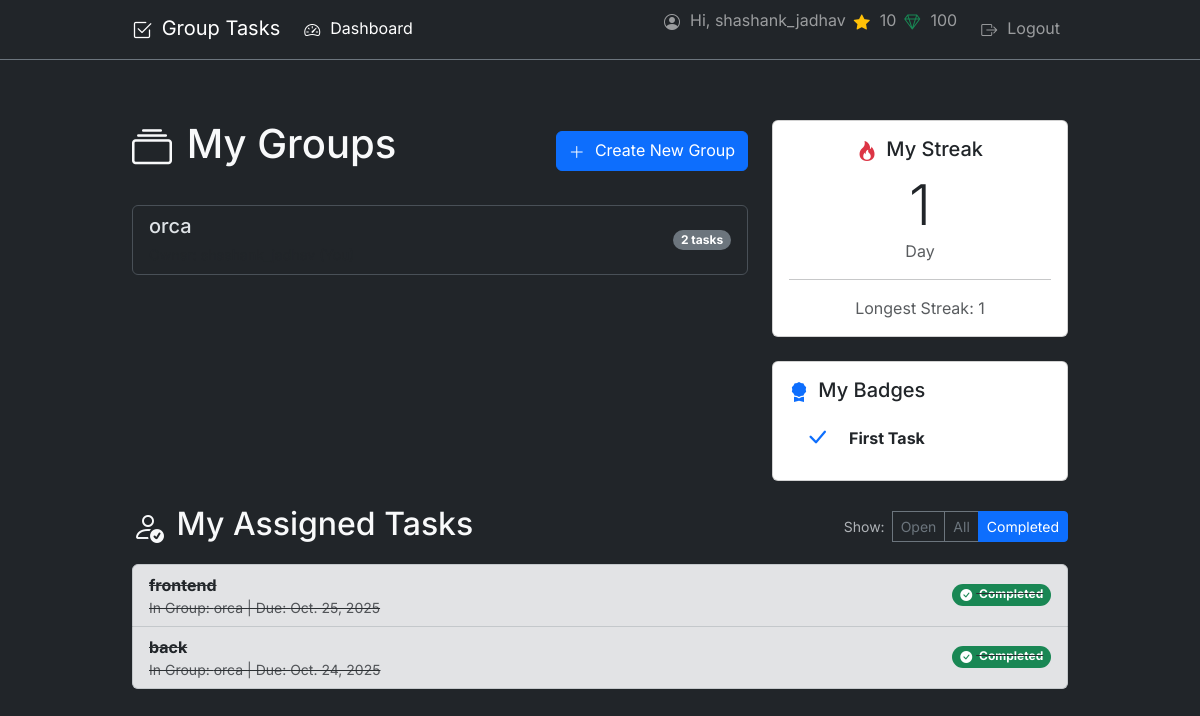
The page /?status=completed (signed in) on the database its author committed.
### tasks/models.py (models this page shows, shortened)
class Profile(models.Model):
    user = models.OneToOneField(User, on_delete=models.CASCADE)
    coins = models.IntegerField(default=100)
    points = models.IntegerField(default=0)
    current_streak = models.IntegerField(default=0)
    longest_streak = models.IntegerField(default=0)
    last_completion_date = models.DateField(null=True, blank=True)
    badges = models.ManyToManyField(Badge, blank=True)

class Group(models.Model):
    name = models.CharField(max_length=100)
    description = models.TextField(blank=True, null=True)
    owner = models.ForeignKey(
        User,
        related_name='owned_groups',
        on_delete=models.CASCADE
    )
    members = models.ManyToManyField(
        User,
        related_name='task_groups'
    )
    created_at = models.DateTimeField(auto_now_add=True)

class Badge(models.Model):
    name = models.CharField(max_length=100, unique=True)
    description = models.TextField()
    icon_class = models.CharField(max_length=50, help_text="e.g., 'bi-star-fill'") # Bootstrap icon class

class Task(models.Model):
    STATUS_OPEN = 'open'
    STATUS_PENDING_REVIEW = 'pending'
    STATUS_NEEDS_REVISION = 'revision'
    STATUS_COMPLETE = 'complete'
    STATUS_CHOICES = [
        (STATUS_OPEN, 'Open'),
        (STATUS_PENDING_REVIEW, 'Pending Review'),
        (STATUS_NEEDS_REVISION, 'Needs Revision'),
        (STATUS_COMPLETE, 'Completed'),
    ]
    group = models.ForeignKey(
        Group,
        related_name='tasks',
        on_delete=models.CASCADE
    )
    title = models.CharField(max_length=200)
    description = models.TextField(blank=True, null=True)
    assigned_to = models.ForeignKey(
        User,
        related_name='assigned_tasks',
        on_delete=models.SET_NULL,
        null=True,
        blank=True
    )
    creator = models.ForeignKey(
        User,
        related_name='created_tasks',
        on_delete=models.CASCADE
    )
    due_date = models.DateField(null=True, blank=True)
    status = models.CharField(
        max_length=10,
        choices=STATUS_CHOICES,
        default=STATUS_OPEN
    )
    requires_proof = models.BooleanField(default=False)
    created_at = models.DateTimeField(auto_now_add=True)
    updated_at = models.DateTimeField(auto_now=True)
    @property
    def is_overdue(self):
        if self.due_date and self.status != self.STATUS_COMPLETE:
            return self.due_date < timezone.now().date()
        return False
    @property
    def is_complete(self):
        return self.status == self.STATUS_COMPLETE

### tasks/views.py (the view)
# urls.py: path('', views.dashboard, name='dashboard'),
@login_required
def dashboard(request):
    user = request.user
    if not hasattr(user, 'profile'):
        Profile.objects.create(user=user)
    user_groups = Group.objects.filter(members=user).order_by('name')
    status_filter = request.GET.get('status', 'open')
    assigned_tasks_queryset = Task.objects.filter(
        assigned_to=user,
        group__in=user_groups
    )
    if status_filter == 'open':
        assigned_tasks_queryset = assigned_tasks_queryset.exclude(status=Task.STATUS_COMPLETE)
    elif status_filter == 'completed':
        assigned_tasks_queryset = assigned_tasks_queryset.filter(status=Task.STATUS_COMPLETE)
    if status_filter == 'completed':
         assigned_tasks_queryset = assigned_tasks_queryset.order_by('-updated_at')
    else:
        assigned_tasks_queryset = assigned_tasks_queryset.order_by(models.F('due_date').asc(nulls_last=True), 'created_at')
    user_badges = user.profile.badges.all()
    context = {
        'groups': user_groups,
        'assigned_tasks': assigned_tasks_queryset,
        'current_status_filter': status_filter,
        'user_badges': user_badges,
    }
    return render(request, 'tasks/dashboard.html', context)

### tasks/templates/tasks/dashboard.html (shortened to what this page needs)
{% extends "layout.html" %}
{% block content %}
<div class="row">
    <div class="col-md-8">
        <div class="d-flex justify-content-between align-items-center mb-4">
            <h1 class="text-light"><i class="bi bi-collection"></i> My Groups</h1>
            <a href="{% url 'tasks:group_create' %}" class="btn btn-primary"><i class="bi bi-plus-lg"></i> Create New Group</a>
        </div>
        {% if groups %}
            <div class="list-group mb-5">
                {% for group in groups %}
                    <a href="{% url 'tasks:group_detail' group.pk %}" class="list-group-item list-group-item-action d-flex justify-content-between align-items-center" data-bs-theme="light">
                        <div>
                            <h5 class="mb-1">{{ group.name }}</h5>
                            <small class="text-muted">Owner: {{ group.owner.username }}{% if group.owner == user %} (You){% endif %}</small>
                        </div>
                        <span class="badge bg-secondary rounded-pill">{{ group.tasks.count }} tasks</span>
                    </a>
                {% endfor %}
            </div>
        {% else %}
            <div class="alert alert-info" role="alert" data-bs-theme="light">
                You are not a member of any groups yet. Why not <a href="{% url 'tasks:group_create' %}" class="alert-link">create one</a>?
            </div>
        {% endif %}
    </div>
    <div class="col-md-4">
        <div class="card mb-4" data-bs-theme="light">
            <div class="card-body text-center">
                <h5 class="card-title text-dark"><i class="bi bi-fire text-danger"></i> My Streak</h5>
                <p class="card-text display-4 text-dark mb-0">
                    {{ user.profile.current_streak }}
                </p>
                <p class="card-text text-muted">
                    {% if user.profile.current_streak == 1 %}Day{% else %}Days{% endif %}
                </p>
                <hr>
                <p class="card-text text-muted mb-0">
                    Longest Streak: {{ user.profile.longest_streak }}
                </p>
            </div>
        </div>
        <div class="card mb-4" data-bs-theme="light">
            <div class="card-body">
                <h5 class="card-title text-dark"><i class="bi bi-award-fill text-primary"></i> My Badges</h5>
                {% if user_badges %}
                    <ul class="list-group list-group-flush">
                        {% for badge in user_badges %}
                            <li class="list-group-item d-flex align-items-center" title="{{ badge.description }}">
                                <i class="bi {{ badge.icon_class }} fs-4 text-primary"></i>
                                <span class="ms-3 text-dark fw-bold">{{ badge.name }}</span>
                            </li>
                        {% endfor %}
                    </ul>
                {% else %}
                    <p class="card-text text-muted">No badges earned yet. Keep working!</p>
                {% endif %}
            </div>
        </div>
    </div>
</div>
<div class="d-flex justify-content-between align-items-center mb-3 flex-wrap">
    <h2 class="text-light mb-0 me-3"><i class="bi bi-person-check"></i> My Assigned Tasks</h2>
    <div class="btn-group btn-group-sm mt-2 mt-md-0" role="group" aria-label="Task Filters">
        <span class="text-muted me-2 align-self-center"><small>Show:</small></span>
        <a href="?status=open"
            class="btn {% if current_status_filter == 'open' %}btn-primary{% else %}btn-outline-secondary{% endif %}">Open</a>
        <a href="?status=all"
            class="btn {% if current_status_filter == 'all' %}btn-primary{% else %}btn-outline-secondary{% endif %}">All</a>
        <a href="?status=completed"
            class="btn {% if current_status_filter == 'completed' %}btn-primary{% else %}btn-outline-secondary{% endif %}">Completed</a>
    </div>
</div>
{% if assigned_tasks %}
    <ul class="list-group">
        {% for task in assigned_tasks %}
            <li class="list-group-item d-flex justify-content-between align-items-center
                    {% if task.is_complete %}list-group-item-secondary text-decoration-line-through{% endif %}
                    {% if task.is_overdue %}border border-danger border-2{% endif %}"
                data-bs-theme="light">
                <div>
                    <a href="{% url 'tasks:group_detail' task.group.pk %}" class="text-decoration-none text-dark fw-bold">{{ task.title }}</a>
                    <small class="d-block text-muted">
                        In Group: {{ task.group.name }}
                        {% if task.due_date %}| Due: {{ task.due_date }}{% endif %}
                    </small>
                </div>
                {% if task.is_complete %}
                    <span class="badge bg-success rounded-pill"><i class="bi bi-check-circle-fill"></i> Completed</span>
                {% elif task.is_overdue %}
                    <span class="badge bg-danger rounded-pill"><i class="bi bi-exclamation-triangle-fill"></i> Overdue</span>
                {% elif task.status == 'pending' %}
                    <span class="badge bg-warning text-dark rounded-pill"><i class="bi bi-hourglass-split"></i> Pending Review</span>
                {% elif task.status == 'revision' %}
                    <span class="badge bg-danger rounded-pill"><i class="bi bi-exclamation-triangle-fill"></i> Needs Revision</span>
                {% else %}
                    <span class="badge bg-info rounded-pill"><i class="bi bi-play-circle-fill"></i> Open</span>
                {% endif %}
            </li>
        {% endfor %}
    </ul>
{% else %}
    <div class="alert alert-info mt-3" role="alert" data-bs-theme="light">
    You have no tasks assigned to you matching the current filter.
    </div>
{% endif %}
{% endblock %}

### templates/layout.html (shortened to what this page needs)
{% load static %}
<!DOCTYPE html>
<html lang="en" data-bs-theme="dark">
<head>
    <link href="https://cdn.jsdelivr.net/npm/bootstrap@5.3.2/dist/css/bootstrap.min.css" rel="stylesheet" xintegrity="sha384-T3c6CoIi6uLrA9TneNEoa7RxnatzjcDSCmG1MXxSR1GAsXEV/Dwwykc2MPK8M2HN">
    <link rel="stylesheet" href="https://cdn.jsdelivr.net/npm/bootstrap-icons@1.11.3/font/bootstrap-icons.min.css">
</head>
<body class="bg-dark text-light">
    <nav class="navbar navbar-expand-lg navbar-dark bg-dark border-bottom border-secondary fixed-top mb-4">
        <div class="container-fluid container">
        <a class="navbar-brand" href="{% if user.is_authenticated %}{% url 'tasks:dashboard' %}{% else %}{% url 'login' %}{% endif %}"><i class="bi bi-check2-square"></i> Group Tasks</a>
        <div class="collapse navbar-collapse" id="navbarSupportedContent">
        <ul class="navbar-nav me-auto mb-2 mb-lg-0">
            {% if user.is_authenticated %}
            <li class="nav-item">
            <a class="nav-link active" aria-current="page" href="{% url 'tasks:dashboard' %}"><i class="bi bi-speedometer2"></i> Dashboard</a>
            </li>
            {% endif %}
        </ul>
        <ul class="navbar-nav ms-auto mb-2 mb-lg-0">
            {% if user.is_authenticated %}
                <li class="nav-item">
                    <span class="navbar-text me-2">
                        <i class="bi bi-person-circle"></i> Hi, {{ user.username }}
                    </span>
                </li>
                <li class="nav-item">
                    <span class="navbar-text me-2" title="Points (for leaderboard)">
                        <i class="bi bi-star-fill text-warning"></i> {{ user.profile.points }}
                    </span>
                </li>
                <li class="nav-item">
                    <span class="navbar-text me-3" title="Coins (for pledges)">
                    <i class="bi bi-gem text-success"></i> {{ user.profile.coins }}
                    </span>
                </li>
                <li class="nav-item">
                    <a class="nav-link" href="{% url 'logout' %}"><i class="bi bi-box-arrow-right"></i> Logout</a>
                </li>
            {% endif %}
        </ul>
        </div>
    </div>
    </nav>
    <main class="container mt-5 pt-3">
        {% block content %}{% endblock %}
    </main>
</body>
</html>

### templates/layout.html (style rules this page uses)
body { font-family: 'Inter', sans-serif; padding-top: 56px; }
.container { max-width: 960px; }
.bi { vertical-align: -.125em; margin-right: 0.25rem; }
.btn .bi, .nav-link .bi { margin-right: 0.35rem; }
.navbar-text .bi { margin-right: 0.35rem; }

### rows shown on the page
Group: name "orca", tasks.count "2"
Badge: name "First Task"
Task: title "frontend", group.name "orca", due_date "Oct. 25, 2025", status "Completed"
Task: title "back", group.name "orca", due_date "Oct. 24, 2025", status "Completed"

### other values the page prints
{{ user.username }} "shashank_jadhav"
{{ user.profile.points }} "10"
{{ user.profile.coins }} "100"
{{ user.profile.current_streak }} "1"
{{ user.profile.longest_streak }} "1"
